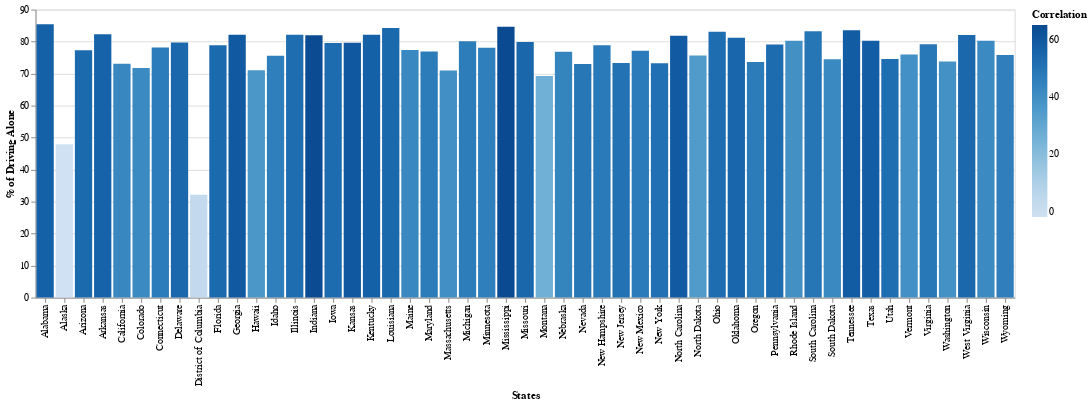

Notebook source saved alongside this figure:
### Code cell
s.show_chart(s.y_values[1])

### Figure 1 — Vega-Lite specification as saved in the notebook (floating-point values rounded to 4 significant figures)
{"config": {"view": {"continuousWidth": 400, "continuousHeight": 300}}, "data": {"name": "data-5337922e464441f106d58c29c80f9dab"}, "mark": {"type": "bar", "outerRadius": 80}, "encoding": {"color": {"field": "Correlation", "type": "quantitative"}, "x": {"field": "States", "type": "nominal"}, "y": {"field": "% of Driving Alone", "type": "quantitative"}}, "$schema": "https://vega.github.io/schema/vega-lite/v4.17.0.json", "datasets": {"data-5337922e464441f106d58c29c80f9dab": [{"States": "Alabama", "% of Alcohol Deaths": 28.39, "% of Driving Alone": 85.44, "id": 1, "Correlation": 57.05}, {"States": "Alaska", "% of Alcohol Deaths": 49.78, "% of Driving Alone": 47.91, "id": 2, "Correlation": -1.87}, {"States": "Arizona", "% of Alcohol Deaths": 23.39, "% of Driving Alone": 77.27, "id": 3, "Correlation": 53.87}, {"States": "Arkansas", "% of Alcohol Deaths": 25.95, "% of Driving Alone": 82.27, "id": 4, "Correlation": 56.32}, {"States": "California", "% of Alcohol Deaths": 30.31, "% of Driving Alone": 73.11, "id": 5, "Correlation": 42.8}, {"States": "Colorado", "% of Alcohol Deaths": 29.93, "% of Driving Alone": 71.77, "id": 6, "Correlation": 41.84}, {"States": "Connecticut", "% of Alcohol Deaths": 30.84, "% of Driving Alone": 78.15, "id": 7, "Correlation": 47.31}, {"States": "Delaware", "% of Alcohol Deaths": 25.48, "% of Driving Alone": 79.75, "id": 8, "Correlation": 54.27}, {"States": "District of Columbia", "% of Alcohol Deaths": 29.05, "% of Driving Alone": 32.12, "id": 9, "Correlation": 3.07}, {"States": "Florida", "% of Alcohol Deaths": 25.2, "% of Driving Alone": 78.84, "id": 10, "Correlation": 53.64}, {"States": "Georgia", "% of Alcohol Deaths": 22.72, "% of Driving Alone": 82.12, "id": 11, "Correlation": 59.39}, {"States": "Hawaii", "% of Alcohol Deaths": 34.41, "% of Driving Alone": 71.05, "id": 12, "Correlation": 36.63}, {"States": "Idaho", "% of Alcohol Deaths": 29.51, "% of Driving Alone": 75.57, "id": 13, "Correlation": 46.06}, {"States": "Illinois", "% of Alcohol Deaths": 29.38, "% of Driving Alone": 82.13, "id": 14, "Correlation": 52.75}, {"States": "Indiana", "% of Alcohol Deaths": 17.1, "% of Driving Alone": 82.0, "id": 15, "Correlation": 64.89}, {"States": "Iowa", "% of Alcohol Deaths": 26.68, "% of Driving Alone": 79.6, "id": 16, "Correlation": 52.92}, {"States": "Kansas", "% of Alcohol Deaths": 19.43, "% of Driving Alone": 79.61, "id": 17, "Correlation": 60.18}, {"States": "Kentucky", "% of Alcohol Deaths": 25.04, "% of Driving Alone": 82.11, "id": 18, "Correlation": 57.07}, {"States": "Louisiana", "% of Alcohol Deaths": 30.09, "% of Driving Alone": 84.21, "id": 19, "Correlation": 54.12}, {"States": "Maine", "% of Alcohol Deaths": 34.99, "% of Driving Alone": 77.39, "id": 20, "Correlation": 42.4}, {"States": "Maryland", "% of Alcohol Deaths": 29.96, "% of Driving Alone": 76.91, "id": 21, "Correlation": 46.95}, {"States": "Massachusetts", "% of Alcohol Deaths": 31.34, "% of Driving Alone": 70.95, "id": 22, "Correlation": 39.61}, {"States": "Michigan", "% of Alcohol Deaths": 33.53, "% of Driving Alone": 80.08, "id": 23, "Correlation": 46.55}, {"States": "Minnesota", "% of Alcohol Deaths": 32.02, "% of Driving Alone": 78.06, "id": 24, "Correlation": 46.04}, {"States": "Mississippi", "% of Alcohol Deaths": 19.22, "% of Driving Alone": 84.62, "id": 25, "Correlation": 65.4}, {"States": "Missouri", "% of Alcohol Deaths": 25.0, "% of Driving Alone": 79.91, "id": 26, "Correlation": 54.9}, {"States": "Montana", "% of Alcohol Deaths": 43.06, "% of Driving Alone": 69.28, "id": 27, "Correlation": 26.22}, {"States": "Nebraska", "% of Alcohol Deaths": 32.74, "% of Driving Alone": 76.85, "id": 28, "Correlation": 44.12}, {"States": "Nevada", "% of Alcohol Deaths": 23.94, "% of Driving Alone": 73.0, "id": 29, "Correlation": 49.06}, {"States": "New Hampshire", "% of Alcohol Deaths": 31.05, "% of Driving Alone": 78.85, "id": 30, "Correlation": 47.8}, {"States": "New Jersey", "% of Alcohol Deaths": 22.73, "% of Driving Alone": 73.34, "id": 31, "Correlation": 50.61}, {"States": "New Mexico", "% of Alcohol Deaths": 29.45, "% of Driving Alone": 77.15, "id": 32, "Correlation": 47.7}, {"States": "New York", "% of Alcohol Deaths": 21.83, "% of Driving Alone": 73.25, "id": 33, "Correlation": 51.42}, {"States": "North Carolina", "% of Alcohol Deaths": 22.82, "% of Driving Alone": 81.81, "id": 34, "Correlation": 59.0}, {"States": "North Dakota", "% of Alcohol Deaths": 40.77, "% of Driving Alone": 75.66, "id": 35, "Correlation": 34.9}, {"States": "Ohio", "% of Alcohol Deaths": 30.51, "% of Driving Alone": 83.1, "id": 36, "Correlation": 52.59}, {"States": "Oklahoma", "% of Alcohol Deaths": 26.2, "% of Driving Alone": 81.22, "id": 37, "Correlation": 55.03}, {"States": "Oregon", "% of Alcohol Deaths": 26.67, "% of Driving Alone": 73.62, "id": 38, "Correlation": 46.95}, {"States": "Pennsylvania", "% of Alcohol Deaths": 26.03, "% of Driving Alone": 79.06, "id": 39, "Correlation": 53.03}, {"States": "Rhode Island", "% of Alcohol Deaths": 41.14, "% of Driving Alone": 80.3, "id": 40, "Correlation": 39.16}, {"States": "South Carolina", "% of Alcohol Deaths": 33.76, "% of Driving Alone": 83.22, "id": 41, "Correlation": 49.46}, {"States": "South Dakota", "% of Alcohol Deaths": 32.62, "% of Driving Alone": 74.49, "id": 42, "Correlation": 41.87}, {"States": "Tennessee", "% of Alcohol Deaths": 24.85, "% of Driving Alone": 83.57, "id": 43, "Correlation": 58.72}, {"States": "Texas", "% of Alcohol Deaths": 22.04, "% of Driving Alone": 80.3, "id": 44, "Correlation": 58.25}, {"States": "Utah", "% of Alcohol Deaths": 22.38, "% of Driving Alone": 74.58, "id": 45, "Correlation": 52.2}, {"States": "Vermont", "% of Alcohol Deaths": 36.49, "% of Driving Alone": 75.95, "id": 46, "Correlation": 39.46}, {"States": "Virginia", "% of Alcohol Deaths": 30.43, "% of Driving Alone": 79.19, "id": 47, "Correlation": 48.76}, {"States": "Washington", "% of Alcohol Deaths": 34.99, "% of Driving Alone": 73.75, "id": 48, "Correlation": 38.76}, {"States": "West Virginia", "% of Alcohol Deaths": 27.75, "% of Driving Alone": 82.06, "id": 49, "Correlation": 54.3}, {"States": "Wisconsin", "% of Alcohol Deaths": 38.55, "% of Driving Alone": 80.3, "id": 50, "Correlation": 41.75}, {"States": "Wyoming", "% of Alcohol Deaths": 30.01, "% of Driving Alone": 75.81, "id": 51, "Correlation": 45.81}]}}
